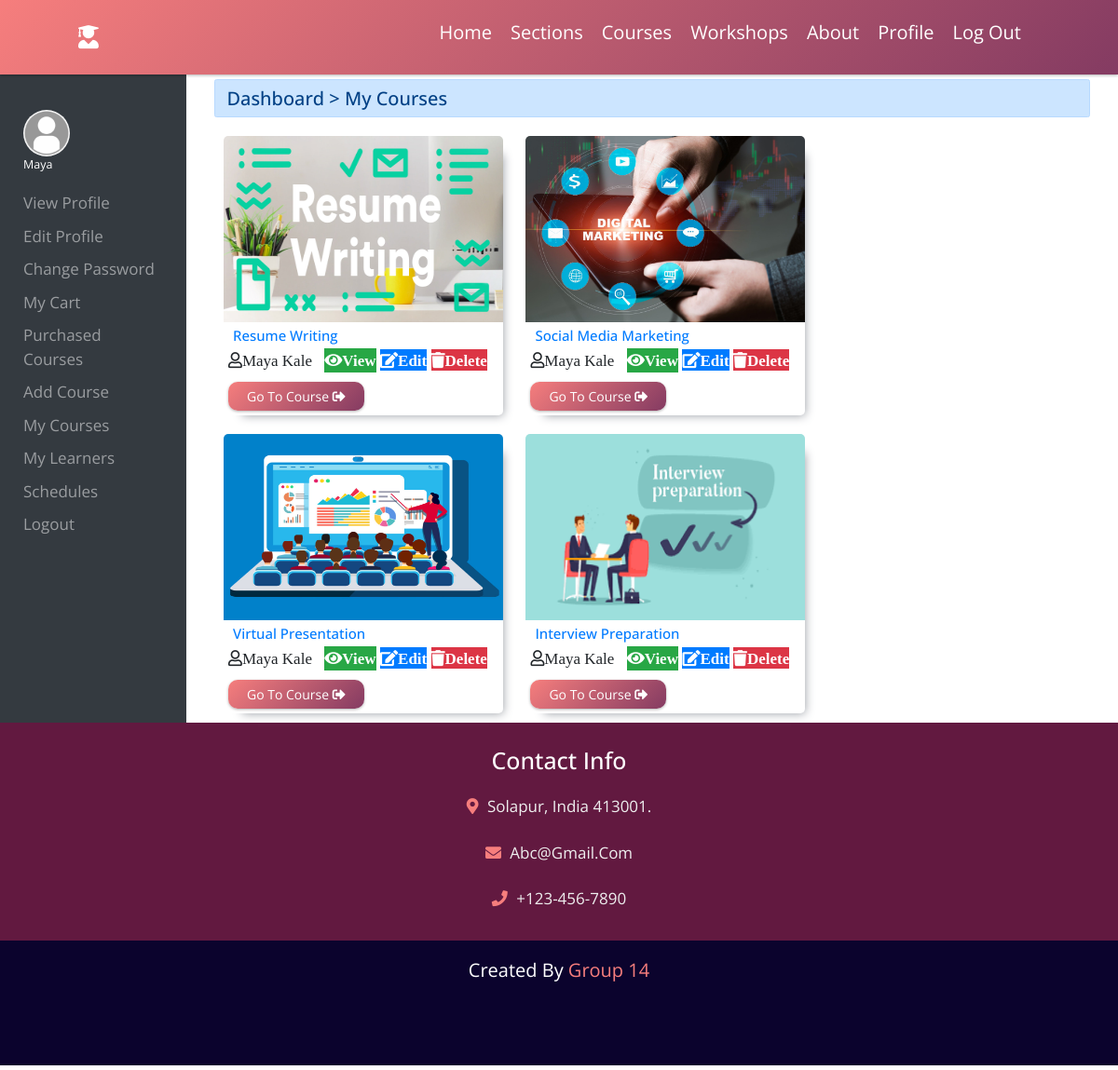
Screenshot of /my_courses/ (signed in) with the database file from the repository.
### users/models.py (models this page shows, shortened)
class add_course(models.Model):
	tutor = models.ForeignKey(User,on_delete=models.CASCADE)
	course_name = models.CharField(max_length=250)
	course_section = models.ForeignKey(Section,on_delete = models.CASCADE )
	course_price = models.FloatField()
	sale_price = models.CharField(max_length=200)
	course_image = models.ImageField(upload_to="courses/%Y/%m/%d")
	details = models.TextField()
	topics = models.TextField(default="")

### users/views.py (the view)
# urls.py: path('my_courses/', views.my_courses, name='my_courses'),
def my_courses(request):
	context = {}
	ch = register_table.objects.filter(user__id=request.user.id)
	if len(ch)>0:
		data = register_table.objects.get(user__id=request.user.id)
		context["data"] = data
	all = add_course.objects.filter(tutor__id=request.user.id)
	context["courses"] = all
	return render(request,"users/my_courses.html",context)

### users/templates/users/my_courses.html (shortened to what this page needs)
{% extends 'users/dashboard_base.html' %}
{% load static %}
{% block dashboard %}
<div class="container-fluid">
	<div class="row">
		<div class="col-md-12 mt-2">
			<h2 class="alert alert-primary">Dashboard &gt; My Courses</h2>
			{% for p in courses %}
			<div id="" class="post" style="height: 300px;">
                  <img src="/media/{{p.course_image}}" alt="" class="slider-image">
                  <div class="post-info">
                    <h4><a href="{% url 'single_course' %}?pid={{p.id}}">{{p.course_name}}</a></h4>
                    <i class="far fa-user">{{p.tutor.first_name}} {{p.tutor.last_name}}</i>
                    <button class="btn-success" data-toggle="modal" data-target="#m{{p.id}}"><i class="fa fa-eye">View</i></button>
                    <a href="{% url 'update_course' %}?pid={{p.id}}" class="btn-primary"><i class="fa fa-edit">Edit</i></a>
                    <a href="{% url 'delete_course' %}?pid={{p.id}}" class="btn-danger"><i class="fa fa-trash">Delete</i></a>
                    <button class="btnsmall" style="margin-top: 10px;"><a href="{% url 'content' %}?pid={{p.id}}" style="text-decoration: none;color:white;">Go to Course <i class="fas fa-sign-out-alt"></i></a></button>
                  </div>
            </div>
            {% endfor %}
		</div>
	</div>
</div>
{% endblock %}

### users/templates/users/dashboard_base.html (shortened to what this page needs)
{% extends 'users/base.html' %}
{% load static %}
{% block content %}
<div class="container-fluid" style="margin-top: 80px;">
    <div class="row">
        <div class="col-md-2 bg-dark py-5">
            <nav class="navbar navbar-dark">
                <a href="" class="navbar-brand">
                <div class="text-center">
                    {% if data.profile_pic %}
                    <img src="/media/{{data.profile_pic}}" style="height:50px;width:50px;border-radius:50%">
                    {% else %}
                    <img src="{% static 'users/img/blankuser.png' %}" style="height:50px;width:50px;border-radius:50%">
                    {% endif %}
                </div>
                    <p>{{user.username}}</p>
                </a>
                <ul class="navbar-nav">
                    <li class="nav-item">
                        <a href="{% url 'profile' %}" class="nav-link">View Profile</a>
                    </li>
                    <li class="nav-item">
                        <a href="{% url 'edit_profile' %}" class="nav-link">Edit Profile</a>
                    </li>
                    <li class="nav-item">
                        <a href="{% url 'change_password' %}" class="nav-link">Change Password</a>
                    </li>
                    <li class="nav-item">
                        <a href="{% url 'cart' %}" class="nav-link">My Cart</a>
                    </li>
                    <li class="nav-item">
                        <a href="{% url 'order_history' %}" class="nav-link">Purchased Courses</a>
                    </li>
                    {% if user.is_staff %}
                    <li class="nav-item">
                        <a href="{% url 'add_course_view' %}" class="nav-link">Add Course</a>
                    </li>
                    <li class="nav-item">
                        <a href="{% url 'my_courses' %}" class="nav-link">My Courses</a>
                    </li>
                    <li class="nav-item">
                        <a href="{% url 'my_learners' %}" class="nav-link">My Learners</a>
                    </li>
                   {% endif %}
                   <li class="nav-item">
                        <a href="{% url 'shedule' %}" class="nav-link">Schedules</a>
                    </li>
                    <li class="nav-item">
                        <a href="{% url 'user_logout' %}" class="nav-link">Logout</a>
                    </li>
                </ul>
            </nav>
        </div>
        <div class="col-md-10">
            {% block dashboard %}
            {% endblock %}
        </div>
    </div>
</div>
{% endblock content %}

### users/templates/users/base.html (shortened to what this page needs)
<!DOCTYPE html>
{% load static %}
<html lang="en">
<head>
    <link rel="stylesheet" href="https://cdnjs.cloudflare.com/ajax/libs/font-awesome/5.15.2/css/all.min.css">
    <link rel="stylesheet" href="https://maxcdn.bootstrapcdn.com/bootstrap/4.0.0/css/bootstrap.min.css">
    <link rel="stylesheet" href="{% static 'users/css/main.css' %}" type="text/css">
    <link rel="stylesheet" href="{% static 'users/css/section_style.css' %}">
</head>
<body>
{% load static %}
<header>
    <a href="{% url 'home' %}" class="logo"><i class="fas fa-user-graduate"></i></a>
    <nav class="navbar" style="justify-content: center;">
        <ul>
            <li><a style="text-decoration: none;" class="" href="{% url 'home' %}">home</a></li>
            <li><a href="{% url 'all_sections' %}" style="text-decoration: none;">Sections</a></li>
              <li><a href="{% url 'all_courses' %}" style="text-decoration: none;">Courses</a></li>
            <li><a href="{% url 'workshops' %}" style="text-decoration: none;">Workshops</a></li>
              <li><a href="{% url 'about' %}" style="text-decoration: none;">about</a></li>
           {% if user.is_authenticated %}
            <li><a href="{% url 'profile' %}" style="text-decoration: none;">Profile</a></li>
            <li><a href="{% url 'user_logout' %}" style="text-decoration: none;">Log out</a></li>
           {% else %}
            <li><a href="{% url 'register' %}" style="text-decoration: none;">Register</a></li>
            <li><a href="{% url 'user_login' %}" style="text-decoration: none;">Log in</a></li>
           {% endif %}
        </ul>
    </nav>
</header>
<!-- login form
{% load crispy_forms_tags %}-->
<div>
    {% block content %}
    {% endblock content %}
</div>
<div class="footer">
    <div class="box-container">
        <div class="box">
            <h3>contact info</h3>
            <p> <i class="fas fa-map-marker-alt"></i> solapur, india 413001. </p>
            <p> <i class="fas fa-envelope"></i> abc@gmail.com </p>
            <p> <i class="fas fa-phone"></i> +123-456-7890 </p>
        </div>
    </div>
    <h1 class="credit">created by <a href="#">Group 14</a> </h1>
</div>
</body>
</html>

### users/static/users/css/main.css (style rules this page uses)
:root { --gradient:linear-gradient(135deg, #f67e7d, #843b62); }
* { font-family: 'Open Sans', sans-serif; margin:0; padding:0; box-sizing: border-box; border:none; outline: none; text-decoration: none; text-transform: capitalize; transition: all .2s linear; }
html { font-size: 62.5%; overflow-x: hidden; }
.btnsmall { padding:.5rem 2rem; font-size: 1.4rem; color:#fff; background:var(--gradient); border-radius: 1rem; margin-top: 1rem; cursor: pointer; box-shadow: 0 .1rem .3rem rgba(0,0,0,.3); position: relative; overflow: hidden; z-index: 0; }
header { width: 100%; display: flex; align-items: center; justify-content: space-between; position: fixed; top:0; left: 0; z-index: 1000; padding:1.5rem 7%; background:var(--gradient); box-shadow: 0 .1rem .3rem rgba(0,0,0,.3); }
header .logo { color:#fff; font-size: 2.5rem; }
header .navbar ul { display: flex; align-items: center; justify-content: center; list-style: none; }
header .navbar ul li { margin:0 1rem; }
header .navbar ul li a { text-decoration: none; font-size: 2rem; color:#fff; }
.footer { background:#621940; }
.footer .box-container { display: flex; justify-content: center; flex-wrap: wrap; }
.footer .box-container .box { margin:1.5rem; text-align: center; flex:1 1 25rem; }
.footer .box-container .box h3 { font-size: 2.5rem; color:#fff; padding:1rem 0; }
.footer .box-container .box p { font-size: 1.7rem; color:#eee; padding:.7rem 0; }
.footer .box-container .box p i { padding-right: .5rem; color:#f67e7d; }
.footer .credit { padding:2rem 1rem; font-size: 2rem; color:#fff; background:#0b032d; text-align: center; font-weight: normal; padding-bottom: 9rem; }
.footer .credit a { color:#f67e7d }

### users/static/users/css/section_style.css (style rules this page uses)
:root { --gradient:linear-gradient(135deg, #f67e7d, #843b62); }
body { font-size: 170%; }
h1 { color: #843b62; font-size: 3.3rem; text-align: center; }

### users/templates/users/dashboard_base.html (style rules this page uses)
.post { height: 270px; width: 300px; margin: 10px 10px; display: inline-block; background: white; border-radius: 5px; box-shadow: 1rem 1rem 1rem -1rem #989ca3; }
.post .post-info { height: 63px; padding: 0px 5px; }
.post .post-info h4 { color: #444; margin: 5px; }
.post .slider-image { width: 100%; height: 200px; border-top-left-radius: 5px; border-top-right-radius: 5px; }
.btnsmall { padding:.5rem 2rem; font-size: 1.4rem; color:#fff; background:var(--gradient); border-radius: 1rem; margin-top: 1rem; cursor: pointer; box-shadow: 0 .1rem .3rem rgba(0,0,0,.3); position: relative; overflow: hidden; z-index: 0; }

### rows the page displays
add_course: course_image (picture), course_name "Resume Writing", tutor.first_name "Maya", tutor.last_name "Kale"
add_course: course_image (picture), course_name "Social Media Marketing", tutor.first_name "Maya", tutor.last_name "Kale"
add_course: course_image (picture), course_name "Virtual Presentation", tutor.first_name "Maya", tutor.last_name "Kale"
add_course: course_image (picture), course_name "Interview Preparation", tutor.first_name "Maya", tutor.last_name "Kale"

### other values shown
{{ user.username }} "Maya"
